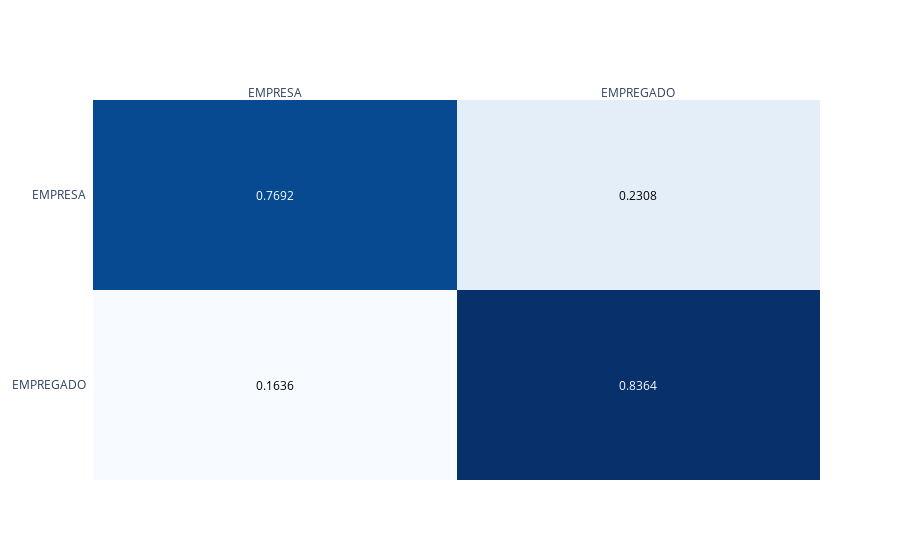

Notebook cell for this chart:
### Markdown cell above
## Gradient Boosting Classifier

### Code cell
from sklearn.ensemble import GradientBoostingClassifier

text_clf = Pipeline([('vect', CountVectorizer()),
                     ('tfidf', TfidfTransformer()),
                     ('clf', GradientBoostingClassifier(n_estimators=100)),
                     ])
metricas = treinar_cv(text_clf, "Gradient Boosting Classifier")
medias_cv = medias_cv.append( [metricas] )

### Figure 1 — Plotly figure (JSON) as saved in the notebook; plotly's stock layout.template omitted (floating-point values rounded to 4 significant figures)
{"data": [{"colorscale": [[0, "rgb(247,251,255)"], [0.125, "rgb(222,235,247)"], [0.25, "rgb(198,219,239)"], [0.375, "rgb(158,202,225)"], [0.5, "rgb(107,174,214)"], [0.625, "rgb(66,146,198)"], [0.75, "rgb(33,113,181)"], [0.875, "rgb(8,81,156)"], [1, "rgb(8,48,107)"]], "reversescale": false, "showscale": false, "type": "heatmap", "x": ["EMPRESA", "EMPREGADO"], "y": ["EMPRESA", "EMPREGADO"], "z": [[0.7692, 0.2308], [0.1636, 0.8364]]}], "layout": {"annotations": [{"font": {"color": "#FFFFFF"}, "showarrow": false, "text": "0.7692", "x": "EMPRESA", "xref": "x", "y": "EMPRESA", "yref": "y"}, {"font": {"color": "#000000"}, "showarrow": false, "text": "0.2308", "x": "EMPREGADO", "xref": "x", "y": "EMPRESA", "yref": "y"}, {"font": {"color": "#000000"}, "showarrow": false, "text": "0.1636", "x": "EMPRESA", "xref": "x", "y": "EMPREGADO", "yref": "y"}, {"font": {"color": "#FFFFFF"}, "showarrow": false, "text": "0.8364", "x": "EMPREGADO", "xref": "x", "y": "EMPREGADO", "yref": "y"}], "autosize": true, "xaxis": {"autorange": true, "dtick": 1, "gridcolor": "rgb(0, 0, 0)", "range": [-0.5, 1.5], "side": "top", "ticks": "", "type": "category"}, "yaxis": {"autorange": true, "dtick": 1, "range": [1.5, -0.5], "ticks": "", "ticksuffix": "  ", "type": "category"}}}
